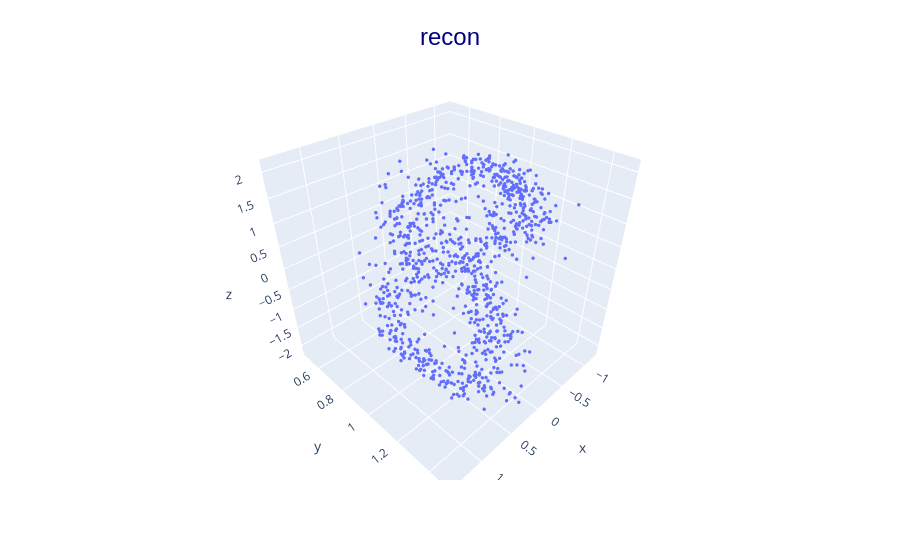
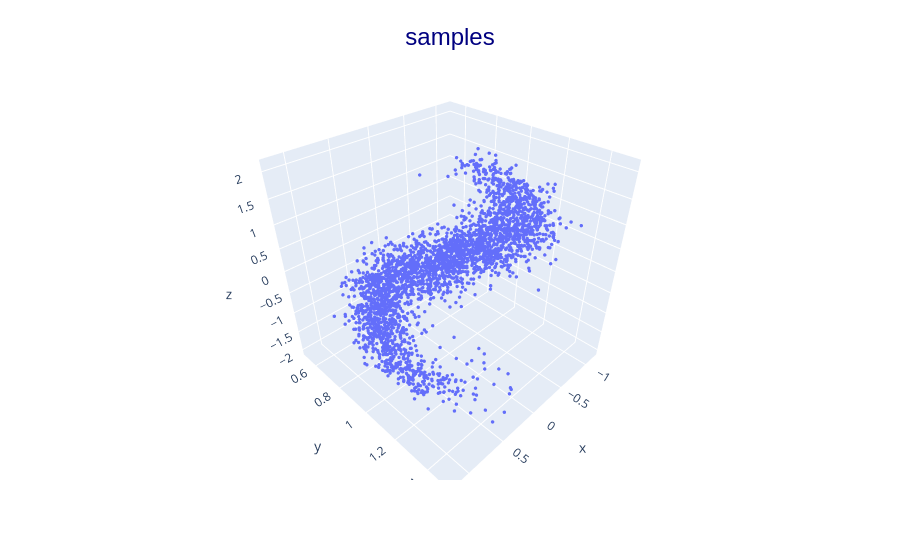

Source (notebook cell) for these figures, in order:
### Code cell
rng_key, sub_key = jax.random.split(rng_key)
plot_smi_vae(smivae74, sub_key)

### Figure 1 — Plotly figure (JSON) as saved in the notebook; plotly's stock layout.template omitted (floating-point values rounded to 4 significant figures; data arrays with more than 128 entries replaced by an {"elided": "..."} marker saying what was removed)
{"data": [{"hovertemplate": "x=%{x}<br>y=%{y}<br>z=%{z}<extra></extra>", "legendgroup": "", "marker": {"color": "#636efa", "size": 2, "symbol": "circle"}, "mode": "markers", "name": "", "scene": "scene", "showlegend": false, "type": "scatter3d", "x": {"elided": "1000 float values"}, "y": {"elided": "1000 float values"}, "z": {"elided": "1000 float values"}}], "layout": {"legend": {"tracegroupgap": 0}, "margin": {"t": 60}, "scene": {"domain": {"x": [0, 1], "y": [0, 1]}, "xaxis": {"title": {"text": "x"}}, "yaxis": {"title": {"text": "y"}}, "zaxis": {"title": {"text": "z"}}}, "title": {"font": {"color": "navy", "family": "Arial", "size": 24}, "text": "recon", "x": 0.5, "y": 0.95}}}

### Figure 2 — Plotly figure (JSON) as saved in the notebook; plotly's stock layout.template omitted (floating-point values rounded to 4 significant figures; data arrays with more than 128 entries replaced by an {"elided": "..."} marker saying what was removed)
{"data": [{"hovertemplate": "x=%{x}<br>y=%{y}<br>z=%{z}<extra></extra>", "legendgroup": "", "marker": {"color": "#636efa", "size": 2, "symbol": "circle"}, "mode": "markers", "name": "", "scene": "scene", "showlegend": false, "type": "scatter3d", "x": {"elided": "3000 float values"}, "y": {"elided": "3000 float values"}, "z": {"elided": "3000 float values"}}], "layout": {"legend": {"tracegroupgap": 0}, "margin": {"t": 60}, "scene": {"domain": {"x": [0, 1], "y": [0, 1]}, "xaxis": {"title": {"text": "x"}}, "yaxis": {"title": {"text": "y"}}, "zaxis": {"title": {"text": "z"}}}, "title": {"font": {"color": "navy", "family": "Arial", "size": 24}, "text": "samples", "x": 0.5, "y": 0.95}}}
